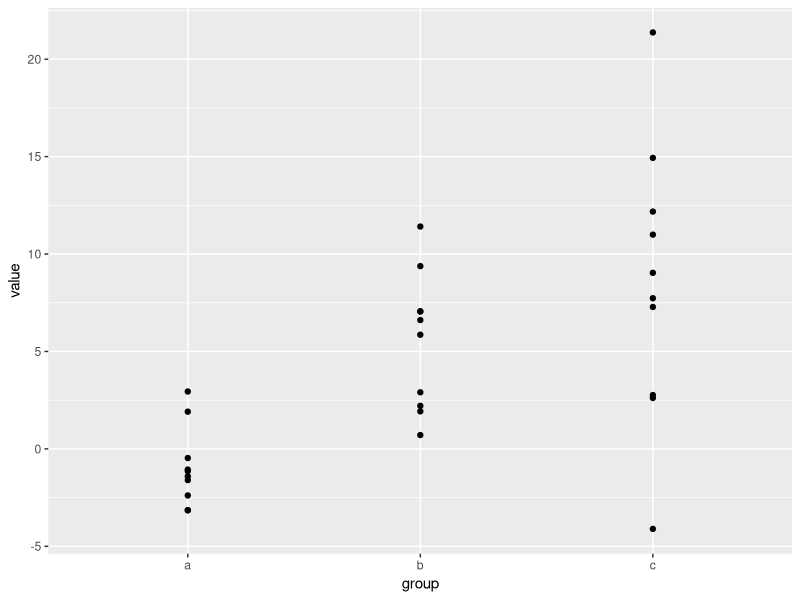

Reproduce this figure in R.
## ---- chunk 1
knitr::opts_chunk$set(echo = TRUE)
library(tidyverse)
## ---- chunk 2
set.seed(499)
df <- tibble(
  a = rnorm(10, mean = 0, sd = 2),
  b = rnorm(10, mean = 6, sd = 4),
  c = rnorm(10, mean = 6, sd = 8),
)|>
  pivot_longer(everything(),names_to = "group")|>
  arrange(group)

ggplot(df, aes(x = group, y = value))+
  geom_point()
